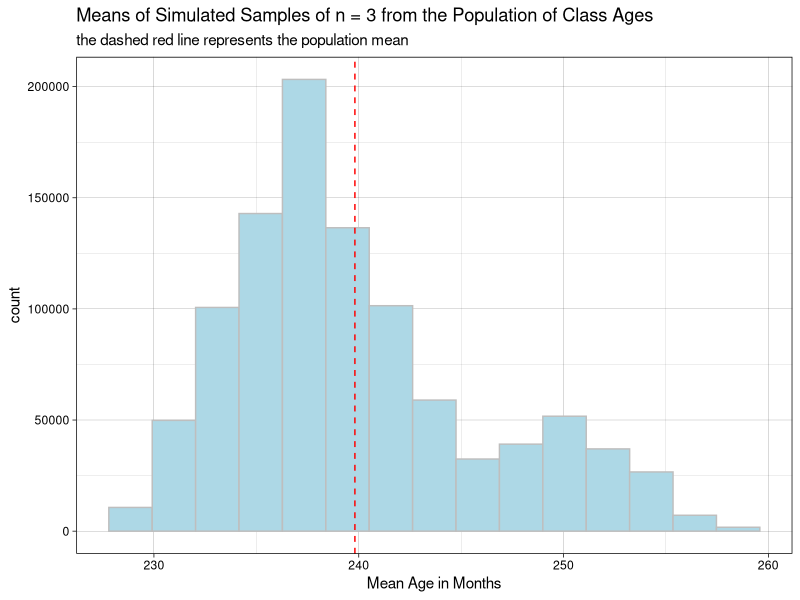
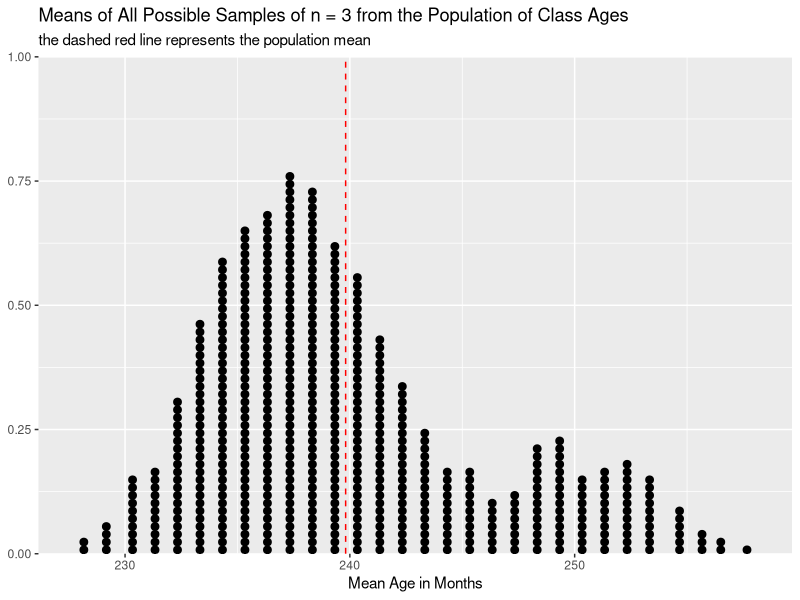

These charts were generated, in order, by the following R code:
## ---- chunk 1
knitr::opts_chunk$set(message = FALSE, warning = FALSE, comment = NA)
## ---- chunk 2
library(tidyverse)
library(combinat)  # required for combn() function
## ---- chunk 3
pop_ages = c(234, 241, 233, 227, 251, 227, 242, 239, 241, 238, 230, 246, 231, 243, 238, 276)

pop_ages[1]   # first value
pop_ages[10]  # tenth value
pop_ages[c(1, 10)]  # first and tenth values

(mu <- mean(pop_ages))
## ---- chunk 4
sampleIDs <- c(3, 6, 15)
sample_ages <- pop_ages[sampleIDs] # use vector index [ ] to get data for sampled students
(xbar1 <- mean(sample_ages))
## ---- chunk 5
sampleIDs <- c(5, 15, 16)
sample_ages <- pop_ages[sampleIDs]
(xbar2 <- mean(sample_ages))
## ---- chunk 6
sims  <- 10^6              # number of samples
pop_N <- length(pop_ages)  # population size
n     <- 3                 # sample size

sim_means <- numeric(sims) # vector to store the means of the random samples
                           # there is one location for each simulated sample
                           # initially this vector contains zeroes, try it!

# our for loop starts at 1 because vectors in R are indexed starting at one
# the counter serves not only to count, but also to index results using [i]

for (i in 1:sims) {
  sampleIDs    <- sample(pop_N, n)           # randomly choose n sample IDs
  sim_means[i] <- mean(pop_ages[sampleIDs])  # compute/store the sample mean
}
## ---- chunk 7
ggplot(NULL, aes(x = sim_means)) +
  geom_histogram(bins = 15, color = "gray", fill = "lightblue") +
  geom_vline(xintercept = mu, color = "red", linetype = "dashed") +
  labs(title = "Means of Simulated Samples of n = 3 from the Population of Class Ages",
       subtitle = "the dashed red line represents the population mean",
       x = "Mean Age in Months") +
  theme_linedraw()
## ---- chunk 8
mean(sim_means)
sd(sim_means)
## ---- chunk 9
# if you are confused about this, run it a few times and see what happens
# clarify for yourself so that you understand what pop_N is and what n is

sample(pop_N, n)
## ---- chunk 10
choose(pop_N, n)
## ---- chunk 11
n <- 3
all_samples <- combn(pop_ages, n)        # each matrix column is one sample
all_means   <- colSums(all_samples) / n  # compute the mean of each sample

ggplot(NULL, aes(x = all_means)) +
  geom_dotplot(dotsize = 0.35) +
  geom_vline(xintercept = mu, color = "red", linetype = "dashed") +
  scale_y_continuous(NULL, expand = c(0, 0)) +
  labs(title = "Means of All Possible Samples of n = 3 from the Population of Class Ages",
       subtitle = "the dashed red line represents the population mean",
       x = "Mean Age in Months")
## ---- chunk 12
mean(all_means)
mean(all_means) == mu
## ---- chunk 13
sessionInfo()
